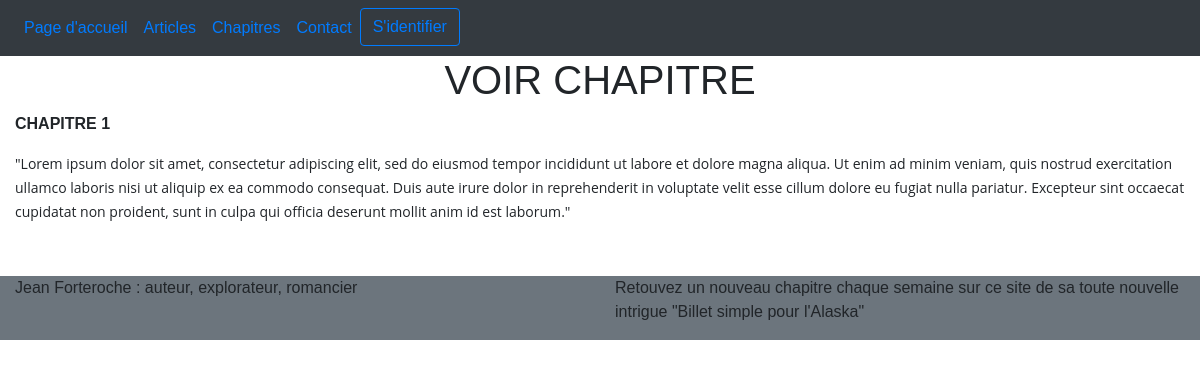
Page /index.php?action=currentChapter&id=14 on the committed database.
### tables this page shows
CREATE TABLE `chapitres` (
  `id` int(11) NOT NULL,
  `titre` text NOT NULL,
  `manu` longtext NOT NULL
);

### model/chapter_manager.php (called while the page is built, shortened)
<?php
class ChapterManager extends Manager {
    public function demandeChapitre($id) {
        $db = $this -> dbconnect();
        $req = $db -> prepare ("SELECT id, titre, manu FROM chapitres WHERE id = :ID");
        $req -> bindValue(':ID', $id, PDO::PARAM_STR);
        $req -> execute();
        return $req;
    }
}
?>

### controller/chapter_controller.php (called while the page is built, shortened)
<?php
require_once('model/chapter_manager.php');
class ChapterController {
    public function afficheChapterDemande($id) {
        $chapterManager = new ChapterManager;
        $reponse = $chapterManager -> demandeChapitre($id);
        $reponse -> execute();
        return($reponse);
    }
}
?>

### view/currentChapter.php (the view, shortened to what this page needs)
    <h1 class="text-center">VOIR CHAPITRE </h1>
    <div class="container-fluid">
        <div class="row">
            <div class="col-12">
            <?php
                while($donnes = $reponse -> fetch()) {
            ?>
            <p>
                <strong><?php echo $donnes['titre']; ?></strong> <br/>
                <?php echo $donnes['manu']; ?>
            </p>
            <?php
            }
            ?>
            </div>
        </div>
    </div>
<?php require('template.php'); ?>

### public/css/style.css (style rules this page uses)
* { box-sizing: border-box }
body { font-family: Verdana, sans-serif; margin:0 }

### rows in the picture
chapitres: titre "CHAPITRE 1", manu "\"Lorem ipsum dolor sit amet, consectetur adipiscing elit, sed do eiusmod tempor incididunt ut labore et dolore magna aliqua. Ut enim ad minim veniam, quis nostrud exercitation ullamco laboris nisi ut aliquip ex ea commodo consequat. Duis aute irure dolor in reprehenderit in voluptate velit esse cillum dolore eu fugiat nulla pariatur. Excepteur sint occaecat cupidatat non proident, sunt in culpa qui officia deserunt mollit anim id est laborum.\""
